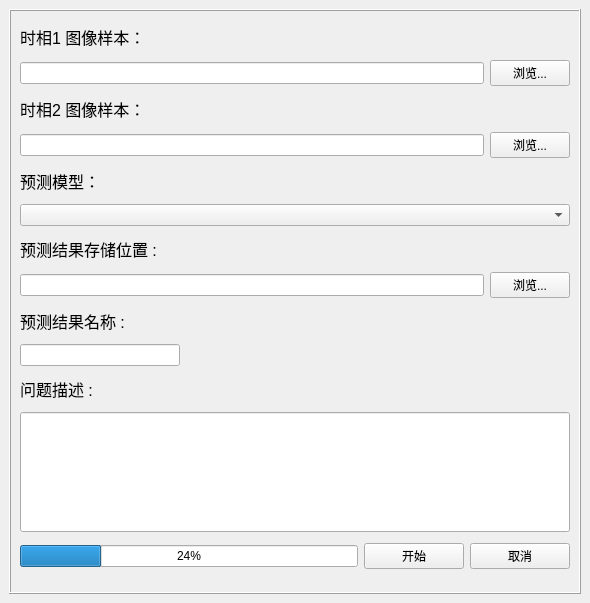
<?xml version="1.0" encoding="UTF-8"?>
<ui version="4.0">
 <class>ChangeDetectionDockWidget</class>
 <widget class="QDockWidget" name="ChangeDetectionDockWidget">
  <property name="geometry">
   <rect>
    <x>0</x>
    <y>0</y>
    <width>590</width>
    <height>603</height>
   </rect>
  </property>
  <property name="minimumSize">
   <size>
    <width>590</width>
    <height>600</height>
   </size>
  </property>
  <property name="windowTitle">
   <string>DockWidget</string>
  </property>
  <widget class="QWidget" name="dockWidgetContents">
   <layout class="QHBoxLayout" name="horizontalLayout_7">
    <item>
     <widget class="QFrame" name="frame">
      <property name="frameShape">
       <enum>QFrame::Box</enum>
      </property>
      <property name="frameShadow">
       <enum>QFrame::Raised</enum>
      </property>
      <layout class="QVBoxLayout" name="verticalLayout">
       <item>
        <widget class="QLabel" name="label_13">
         <property name="sizePolicy">
          <sizepolicy hsizetype="Fixed" vsizetype="Fixed">
           <horstretch>0</horstretch>
           <verstretch>0</verstretch>
          </sizepolicy>
         </property>
         <property name="font">
          <font>
           <pointsize>12</pointsize>
          </font>
         </property>
         <property name="text">
          <string>时相1 图像样本：</string>
         </property>
        </widget>
       </item>
       <item>
        <layout class="QHBoxLayout" name="horizontalLayout">
         <item>
          <widget class="QLineEdit" name="lineEdit_img1">
           <property name="sizePolicy">
            <sizepolicy hsizetype="Expanding" vsizetype="Fixed">
             <horstretch>0</horstretch>
             <verstretch>0</verstretch>
            </sizepolicy>
           </property>
           <property name="maximumSize">
            <size>
             <width>16777215</width>
             <height>16777215</height>
            </size>
           </property>
           <property name="text">
            <string/>
           </property>
          </widget>
         </item>
         <item>
          <widget class="QPushButton" name="pushButton_select1">
           <property name="maximumSize">
            <size>
             <width>80</width>
             <height>16777215</height>
            </size>
           </property>
           <property name="text">
            <string>浏览...</string>
           </property>
          </widget>
         </item>
        </layout>
       </item>
       <item>
        <widget class="QLabel" name="label_15">
         <property name="sizePolicy">
          <sizepolicy hsizetype="Fixed" vsizetype="Fixed">
           <horstretch>0</horstretch>
           <verstretch>0</verstretch>
          </sizepolicy>
         </property>
         <property name="font">
          <font>
           <pointsize>12</pointsize>
          </font>
         </property>
         <property name="text">
          <string>时相2 图像样本：</string>
         </property>
        </widget>
       </item>
       <item>
        <layout class="QHBoxLayout" name="horizontalLayout_4">
         <item>
          <widget class="QLineEdit" name="lineEdit_img2">
           <property name="sizePolicy">
            <sizepolicy hsizetype="Expanding" vsizetype="Fixed">
             <horstretch>0</horstretch>
             <verstretch>0</verstretch>
            </sizepolicy>
           </property>
          </widget>
         </item>
         <item>
          <widget class="QPushButton" name="pushButton_select2">
           <property name="text">
            <string>浏览...</string>
           </property>
          </widget>
         </item>
        </layout>
       </item>
       <item>
        <widget class="QLabel" name="label">
         <property name="sizePolicy">
          <sizepolicy hsizetype="Fixed" vsizetype="Fixed">
           <horstretch>0</horstretch>
           <verstretch>0</verstretch>
          </sizepolicy>
         </property>
         <property name="font">
          <font>
           <pointsize>12</pointsize>
          </font>
         </property>
         <property name="text">
          <string>预测模型：</string>
         </property>
        </widget>
       </item>
       <item>
        <widget class="QComboBox" name="comboBox_2"/>
       </item>
       <item>
        <widget class="QLabel" name="label_10">
         <property name="sizePolicy">
          <sizepolicy hsizetype="Fixed" vsizetype="Fixed">
           <horstretch>0</horstretch>
           <verstretch>0</verstretch>
          </sizepolicy>
         </property>
         <property name="font">
          <font>
           <pointsize>12</pointsize>
          </font>
         </property>
         <property name="text">
          <string>预测结果存储位置 :</string>
         </property>
        </widget>
       </item>
       <item>
        <layout class="QHBoxLayout" name="horizontalLayout_3">
         <item>
          <widget class="QLineEdit" name="lineEdit_svgPath">
           <property name="sizePolicy">
            <sizepolicy hsizetype="Expanding" vsizetype="Fixed">
             <horstretch>0</horstretch>
             <verstretch>0</verstretch>
            </sizepolicy>
           </property>
           <property name="text">
            <string/>
           </property>
          </widget>
         </item>
         <item>
          <widget class="QPushButton" name="pushButton_selectSvg">
           <property name="text">
            <string>浏览...</string>
           </property>
          </widget>
         </item>
        </layout>
       </item>
       <item>
        <widget class="QLabel" name="label_12">
         <property name="sizePolicy">
          <sizepolicy hsizetype="Fixed" vsizetype="Fixed">
           <horstretch>0</horstretch>
           <verstretch>0</verstretch>
          </sizepolicy>
         </property>
         <property name="font">
          <font>
           <pointsize>12</pointsize>
          </font>
         </property>
         <property name="text">
          <string>预测结果名称 :</string>
         </property>
        </widget>
       </item>
       <item>
        <widget class="QLineEdit" name="lineEdit_svgName">
         <property name="sizePolicy">
          <sizepolicy hsizetype="Expanding" vsizetype="Fixed">
           <horstretch>0</horstretch>
           <verstretch>0</verstretch>
          </sizepolicy>
         </property>
         <property name="minimumSize">
          <size>
           <width>160</width>
           <height>20</height>
          </size>
         </property>
         <property name="maximumSize">
          <size>
           <width>150</width>
           <height>16777215</height>
          </size>
         </property>
         <property name="text">
          <string/>
         </property>
        </widget>
       </item>
       <item>
        <widget class="QLabel" name="label_14">
         <property name="sizePolicy">
          <sizepolicy hsizetype="Fixed" vsizetype="Fixed">
           <horstretch>0</horstretch>
           <verstretch>0</verstretch>
          </sizepolicy>
         </property>
         <property name="font">
          <font>
           <pointsize>12</pointsize>
          </font>
         </property>
         <property name="text">
          <string>问题描述 :</string>
         </property>
        </widget>
       </item>
       <item>
        <widget class="QLineEdit" name="lineEdit_svgInf">
         <property name="sizePolicy">
          <sizepolicy hsizetype="Expanding" vsizetype="Minimum">
           <horstretch>0</horstretch>
           <verstretch>0</verstretch>
          </sizepolicy>
         </property>
         <property name="minimumSize">
          <size>
           <width>550</width>
           <height>90</height>
          </size>
         </property>
         <property name="maximumSize">
          <size>
           <width>0</width>
           <height>120</height>
          </size>
         </property>
         <property name="text">
          <string/>
         </property>
        </widget>
       </item>
       <item>
        <layout class="QHBoxLayout" name="horizontalLayout_2">
         <item>
          <widget class="QProgressBar" name="progressBar">
           <property name="sizePolicy">
            <sizepolicy hsizetype="Expanding" vsizetype="Fixed">
             <horstretch>0</horstretch>
             <verstretch>0</verstretch>
            </sizepolicy>
           </property>
           <property name="minimumSize">
            <size>
             <width>0</width>
             <height>0</height>
            </size>
           </property>
           <property name="value">
            <number>24</number>
           </property>
          </widget>
         </item>
         <item>
          <widget class="QPushButton" name="pushButton_start">
           <property name="sizePolicy">
            <sizepolicy hsizetype="Fixed" vsizetype="Fixed">
             <horstretch>0</horstretch>
             <verstretch>0</verstretch>
            </sizepolicy>
           </property>
           <property name="minimumSize">
            <size>
             <width>100</width>
             <height>0</height>
            </size>
           </property>
           <property name="text">
            <string>开始</string>
           </property>
          </widget>
         </item>
         <item>
          <widget class="QPushButton" name="pushButton_cancel">
           <property name="minimumSize">
            <size>
             <width>100</width>
             <height>0</height>
            </size>
           </property>
           <property name="text">
            <string>取消</string>
           </property>
          </widget>
         </item>
        </layout>
       </item>
      </layout>
     </widget>
    </item>
   </layout>
  </widget>
 </widget>
 <resources/>
 <connections/>
</ui>
